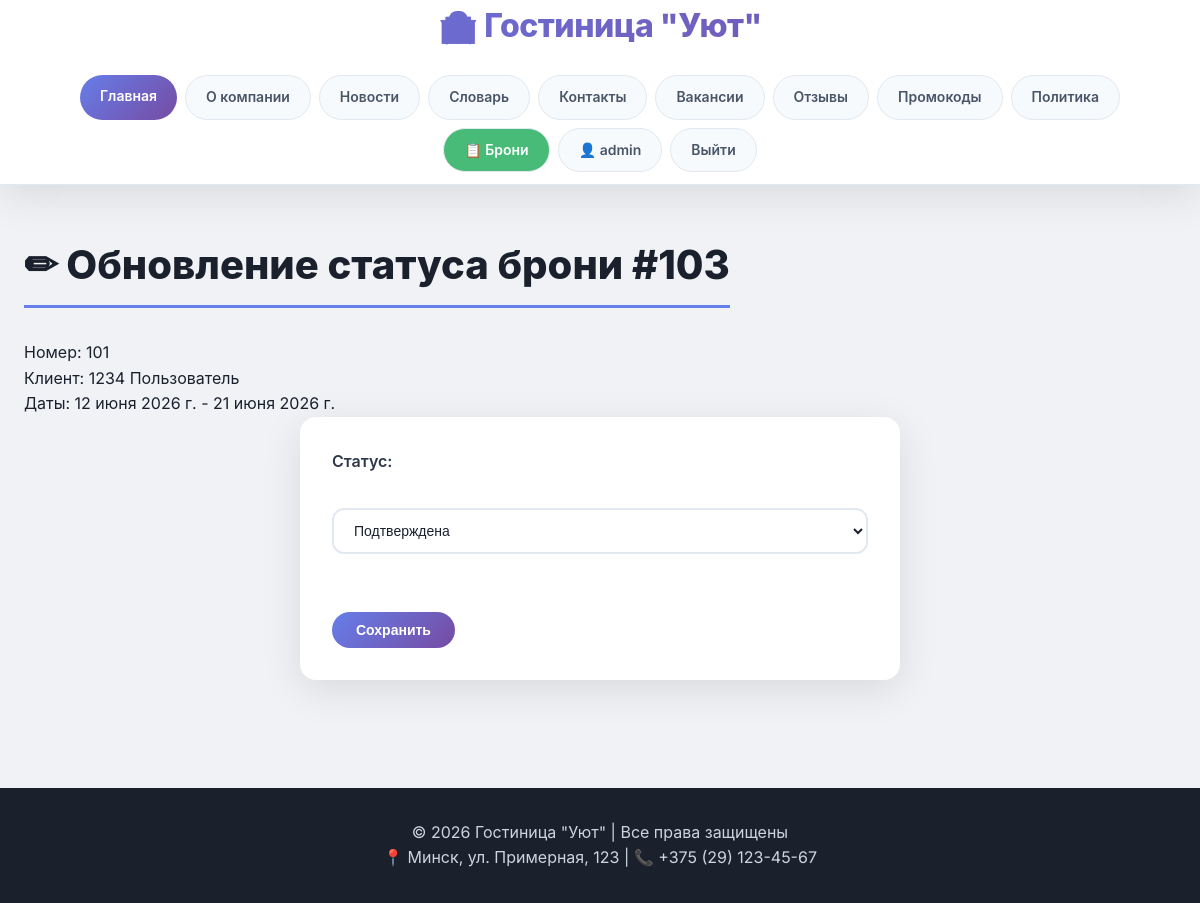
Screenshot of /booking/update/103/ (signed in) with the database file from the repository.
### hotel/models.py (models this page shows, shortened)
class Booking(models.Model):
    STATUS_CHOICES = [
        ('pending', 'Ожидает'),
        ('confirmed', 'Подтверждена'),
        ('cancelled', 'Отменена'),
        ('completed', 'Завершена'),
    ]
    client = models.ForeignKey(Client, on_delete=models.CASCADE, related_name='bookings')
    room = models.ForeignKey(Room, on_delete=models.CASCADE, related_name='bookings')
    check_in = models.DateField()
    check_out = models.DateField()
    total_price = models.DecimalField(max_digits=10, decimal_places=2)
    status = models.CharField(max_length=20, choices=STATUS_CHOICES, default='pending')
    promo_code = models.ForeignKey(PromoCode, on_delete=models.SET_NULL, null=True, blank=True)
    created_at = models.DateTimeField(auto_now_add=True)
    updated_at = models.DateTimeField(auto_now=True)
    class Meta:
        verbose_name = 'Бронь'
        verbose_name_plural = 'Брони'

class Room(models.Model):
    room_number = models.CharField(max_length=10, unique=True)
    category = models.ForeignKey(RoomCategory, on_delete=models.CASCADE, related_name='rooms')
    is_available = models.BooleanField(default=True)
    description = models.TextField(blank=True)
    photo = models.ImageField(upload_to='rooms/', null=True, blank=True)
    class Meta:
        verbose_name = 'Номер'
        verbose_name_plural = 'Номера'

class Client(models.Model):
    user = models.OneToOneField(User, on_delete=models.CASCADE, null=True, blank=True)
    first_name = models.CharField(max_length=50, default='')
    last_name = models.CharField(max_length=50, default='')
    patronymic = models.CharField(max_length=50, blank=True)
    birth_date = models.DateField(validators=[validate_age], null=True, blank=True)
    phone = models.CharField(max_length=20, validators=[validate_phone], default='+375 (29) 000-00-00')
    email = models.EmailField(default='')
    has_child = models.BooleanField(default=False)
    created_at = models.DateTimeField(auto_now_add=True)
    updated_at = models.DateTimeField(auto_now=True)
    class Meta:
        verbose_name = 'Клиент'
        verbose_name_plural = 'Клиенты'

### hotel/views.py (the view)
# urls.py: path('booking/update/<int:booking_id>/', views.booking_update, name='booking_update'),
@login_required
@user_passes_test(is_manager)
def booking_update(request, booking_id):
    booking = get_object_or_404(Booking, id=booking_id)
    if request.method == 'POST':
        status = request.POST.get('status')
        booking.status = status
        booking.save()
        messages.success(request, 'Статус брони обновлён')
        return redirect('all_bookings')
    return render(request, 'hotel/booking_update.html', {'booking': booking})

### hotel/views.py (called while the page is built)
def is_manager(user):
    return user.is_superuser or (hasattr(user, 'employee') and user.employee.position == 'manager')

### hotel/templates/hotel/booking_update.html (shortened to what this page needs)
{% extends 'hotel/base.html' %}
{% block content %}
<h2>✏ Обновление статуса брони #{{ booking.id }}</h2>
<p>Номер: {{ booking.room.room_number }}</p>
<p>Клиент: {{ booking.client.last_name }} {{ booking.client.first_name }}</p>
<p>Даты: {{ booking.check_in }} - {{ booking.check_out }}</p>
<form method="post">
    <div>
        <label>Статус:</label><br>
        <select name="status">
            <option value="confirmed" {% if booking.status == 'confirmed' %}selected{% endif %}>Подтверждена</option>
        </select>
    </div>
    <br>
    <button type="submit" class="btn">Сохранить</button>
</form>
{% endblock %}

### hotel/templates/hotel/base.html (shortened to what this page needs)
{% load static %}
<!DOCTYPE html>
<html lang="ru">
<head>
    <link rel="stylesheet" href="{% static 'hotel/css/style.css' %}?v=4">
</head>
<body>
    <header>
        <div class="container">
            <h1>🏨 Гостиница "Уют"</h1>
            <nav>
                <a href="/" {% if request.path == '/' %}style="background: linear-gradient(135deg, #667eea 0%, #764ba2 100%); color: white;"{% endif %}>Главная</a>
                <a href="/about/" {% if request.path == '/about/' %}style="background: linear-gradient(135deg, #667eea 0%, #764ba2 100%); color: white;"{% endif %}>О компании</a>
                <a href="/news/" {% if '/news/' in request.path and not request.path == '/' %}style="background: linear-gradient(135deg, #667eea 0%, #764ba2 100%); color: white;"{% endif %}>Новости</a>
                <a href="/glossary/" {% if request.path == '/glossary/' %}style="background: linear-gradient(135deg, #667eea 0%, #764ba2 100%); color: white;"{% endif %}>Словарь</a>
                <a href="/contacts/" {% if request.path == '/contacts/' %}style="background: linear-gradient(135deg, #667eea 0%, #764ba2 100%); color: white;"{% endif %}>Контакты</a>
                <a href="/vacancies/" {% if request.path == '/vacancies/' %}style="background: linear-gradient(135deg, #667eea 0%, #764ba2 100%); color: white;"{% endif %}>Вакансии</a>
                <a href="/reviews/" {% if request.path == '/reviews/' %}style="background: linear-gradient(135deg, #667eea 0%, #764ba2 100%); color: white;"{% endif %}>Отзывы</a>
                <a href="/promocodes/" {% if request.path == '/promocodes/' %}style="background: linear-gradient(135deg, #667eea 0%, #764ba2 100%); color: white;"{% endif %}>Промокоды</a>
                <a href="/privacy/" {% if request.path == '/privacy/' %}style="background: linear-gradient(135deg, #667eea 0%, #764ba2 100%); color: white;"{% endif %}>Политика</a>
                {% if user.is_authenticated %}
                    <a href="/all-bookings/" {% if '/all-bookings/' in request.path %}style="background: #48bb78; color: white;"{% else %}style="background:#48bb78; color:white;"{% endif %}>📋 Брони</a>
                    <a href="/profile/" {% if request.path == '/profile/' %}style="background: linear-gradient(135deg, #667eea 0%, #764ba2 100%); color: white;"{% endif %}>👤 {{ user.username }}</a>
                    <a href="/logout/">Выйти</a>
                {% endif %}
            </nav>
        </div>
    </header>
    <main>
        <div class="container">
            {% block content %}{% endblock %}
        </div>
    </main>
    <footer>
        <div class="container">
            <p>© 2026 Гостиница "Уют" | Все права защищены</p>
            <p>📍 Минск, ул. Примерная, 123 | 📞 +375 (29) 123-45-67</p>
        </div>
    </footer>
</body>
</html>

### hotel/static/hotel/css/style.css (style rules this page uses)
:root { --primary: #667eea; --primary-dark: #5a67d8; --secondary: #f56565; --dark: #2d3748; --light: #f7fafc; --gray: #718096; --success: #48bb78; --warning: #ed8936; --gradient: linear-gradient(135deg, #667eea 0%, #764ba2 100%); --shadow: 0 10px 40px rgba(0,0,0,0.1); --shadow-hover: 0 20px 60px rgba(0,0,0,0.15); --border-radius: 16px; --transition: all 0.3s ease; }
* { margin: 0; padding: 0; box-sizing: border-box; }
body { font-family: 'Inter', -apple-system, BlinkMacSystemFont, 'Segoe UI', Roboto, sans-serif; background: #f0f2f5; color: #1a202c; line-height: 1.6; min-height: 100vh; }
.container { max-width: 1280px; margin: 0 auto; padding: 0 24px; position: relative; z-index: 1; }
header { background: white; box-shadow: var(--shadow); position: sticky; top: 0; z-index: 1000; border-bottom: 1px solid #e2e8f0; }
header h1 { font-size: 2rem; font-weight: 800; background: var(--gradient); -webkit-background-clip: text; -webkit-text-fill-color: transparent; background-clip: text; margin-bottom: 12px; letter-spacing: -0.5px; text-align: center; }
nav { display: flex; flex-wrap: wrap; justify-content: center; gap: 8px; padding: 12px 0; }
nav a { color: #4a5568; text-decoration: none; padding: 10px 20px; font-weight: 600; border-radius: 40px; transition: var(--transition); font-size: 14px; white-space: nowrap; background: #f7fafc; border: 1px solid #e2e8f0; }
nav a:first-child { background: var(--gradient); color: white; border: none; }
.btn { display: inline-block; background: var(--gradient); color: white !important; padding: 10px 24px; text-decoration: none; border-radius: 40px; margin-top: 12px; margin-right: 8px; transition: var(--transition); border: none; cursor: pointer; font-weight: 600; font-size: 14px; }
form { background: white; padding: 32px; border-radius: var(--border-radius); box-shadow: var(--shadow); max-width: 600px; margin: 0 auto; }
form div { margin-bottom: 20px; }
form label { font-weight: 600; display: block; margin-bottom: 8px; color: #2d3748; }
form input, form select, form textarea { width: 100%; padding: 12px 16px; border: 2px solid #e2e8f0; border-radius: 12px; font-size: 14px; transition: var(--transition); background: white; color: #1a202c; }
footer { background: #1a202c; color: #cbd5e0; text-align: center; padding: 32px 0; margin-top: 60px; }
footer p { color: #cbd5e0; }
main { padding: 48px 0; }
main h2 { font-size: 2.5rem; font-weight: 800; margin-bottom: 32px; color: #1a202c; border-bottom: 3px solid var(--primary); display: inline-block; padding-bottom: 8px; }

### rows the page displays
Booking: id "103", room.room_number "101", client.last_name "1234", client.first_name "Пользователь", check_in "12 июня 2026 г.", check_out "21 июня 2026 г.", status "Подтверждена"

### other values shown
{{ user.username }} "admin"
